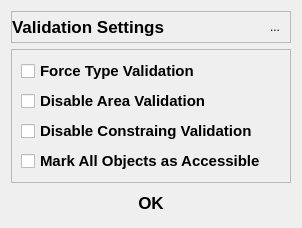
<?xml version="1.0" encoding="UTF-8"?>
<ui version="4.0">
 <class>Dialog</class>
 <widget class="QDialog" name="Dialog">
  <property name="geometry">
   <rect>
    <x>0</x>
    <y>0</y>
    <width>302</width>
    <height>227</height>
   </rect>
  </property>
  <property name="windowTitle">
   <string>Settings Selection</string>
  </property>
  <property name="windowIcon">
   <iconset>
    <normaloff>icons/interlis.png</normaloff>icons/interlis.png</iconset>
  </property>
  <property name="styleSheet">
   <string notr="true">QRadioButton::indicator:checked, QCheckBox::indicator:checked {
    image: url(icons/check-circle-green.svg);
}
QRadioButton::indicator:unchecked, QCheckBox::indicator:unchecked {
    image: url(icons/circle.svg);
}</string>
  </property>
  <layout class="QVBoxLayout" name="verticalLayout_2">
   <item>
    <widget class="QFrame" name="frame">
     <property name="frameShape">
      <enum>QFrame::StyledPanel</enum>
     </property>
     <property name="frameShadow">
      <enum>QFrame::Raised</enum>
     </property>
     <layout class="QHBoxLayout" name="horizontalLayout">
      <property name="spacing">
       <number>15</number>
      </property>
      <property name="leftMargin">
       <number>0</number>
      </property>
      <property name="topMargin">
       <number>0</number>
      </property>
      <property name="rightMargin">
       <number>0</number>
      </property>
      <property name="bottomMargin">
       <number>0</number>
      </property>
      <item>
       <widget class="QLabel" name="Title">
        <property name="font">
         <font>
          <pointsize>13</pointsize>
          <bold>true</bold>
         </font>
        </property>
        <property name="text">
         <string>Validation Settings</string>
        </property>
        <property name="alignment">
         <set>Qt::AlignLeading|Qt::AlignLeft|Qt::AlignVCenter</set>
        </property>
       </widget>
      </item>
      <item>
       <widget class="QToolButton" name="configButton">
        <property name="minimumSize">
         <size>
          <width>30</width>
          <height>30</height>
         </size>
        </property>
        <property name="styleSheet">
         <string notr="true">QToolButton[objectName^=&quot;configButton&quot;]:hover {
	background-color : rgb(230,230,230);
	border-radius: 15px;
	border-style: outset;
}


</string>
        </property>
        <property name="text">
         <string>...</string>
        </property>
        <property name="icon">
         <iconset>
          <normaloff>../icons/tool.svg</normaloff>../icons/tool.svg</iconset>
        </property>
        <property name="iconSize">
         <size>
          <width>30</width>
          <height>30</height>
         </size>
        </property>
        <property name="autoRaise">
         <bool>true</bool>
        </property>
       </widget>
      </item>
     </layout>
    </widget>
   </item>
   <item>
    <widget class="QFrame" name="selectionFrame">
     <property name="enabled">
      <bool>true</bool>
     </property>
     <property name="frameShape">
      <enum>QFrame::StyledPanel</enum>
     </property>
     <property name="frameShadow">
      <enum>QFrame::Raised</enum>
     </property>
     <layout class="QVBoxLayout" name="verticalLayout">
      <item>
       <widget class="QCheckBox" name="validationOption0">
        <property name="sizePolicy">
         <sizepolicy hsizetype="Preferred" vsizetype="Preferred">
          <horstretch>0</horstretch>
          <verstretch>0</verstretch>
         </sizepolicy>
        </property>
        <property name="font">
         <font>
          <pointsize>11</pointsize>
          <bold>true</bold>
         </font>
        </property>
        <property name="styleSheet">
         <string notr="true"/>
        </property>
        <property name="text">
         <string>Force Type Validation</string>
        </property>
        <property name="checkable">
         <bool>true</bool>
        </property>
        <property name="checked">
         <bool>false</bool>
        </property>
       </widget>
      </item>
      <item>
       <widget class="QCheckBox" name="validationOption1">
        <property name="sizePolicy">
         <sizepolicy hsizetype="Preferred" vsizetype="Preferred">
          <horstretch>0</horstretch>
          <verstretch>0</verstretch>
         </sizepolicy>
        </property>
        <property name="font">
         <font>
          <pointsize>11</pointsize>
          <bold>true</bold>
         </font>
        </property>
        <property name="text">
         <string>Disable Area Validation</string>
        </property>
       </widget>
      </item>
      <item>
       <widget class="QCheckBox" name="validationOption2">
        <property name="sizePolicy">
         <sizepolicy hsizetype="Preferred" vsizetype="Preferred">
          <horstretch>0</horstretch>
          <verstretch>0</verstretch>
         </sizepolicy>
        </property>
        <property name="font">
         <font>
          <pointsize>11</pointsize>
          <bold>true</bold>
         </font>
        </property>
        <property name="text">
         <string>Disable Constraing Validation</string>
        </property>
        <property name="iconSize">
         <size>
          <width>20</width>
          <height>20</height>
         </size>
        </property>
        <property name="checked">
         <bool>false</bool>
        </property>
       </widget>
      </item>
      <item>
       <widget class="QCheckBox" name="validationOption3">
        <property name="sizePolicy">
         <sizepolicy hsizetype="Preferred" vsizetype="Preferred">
          <horstretch>0</horstretch>
          <verstretch>0</verstretch>
         </sizepolicy>
        </property>
        <property name="font">
         <font>
          <pointsize>11</pointsize>
          <bold>true</bold>
         </font>
        </property>
        <property name="text">
         <string>Mark All Objects as Accessible</string>
        </property>
        <property name="iconSize">
         <size>
          <width>20</width>
          <height>20</height>
         </size>
        </property>
        <property name="checked">
         <bool>false</bool>
        </property>
       </widget>
      </item>
     </layout>
    </widget>
   </item>
   <item>
    <widget class="QPushButton" name="okButton">
     <property name="sizePolicy">
      <sizepolicy hsizetype="Expanding" vsizetype="Fixed">
       <horstretch>0</horstretch>
       <verstretch>0</verstretch>
      </sizepolicy>
     </property>
     <property name="minimumSize">
      <size>
       <width>170</width>
       <height>0</height>
      </size>
     </property>
     <property name="font">
      <font>
       <pointsize>13</pointsize>
       <bold>true</bold>
      </font>
     </property>
     <property name="styleSheet">
      <string notr="true">QPushButton[objectName^=&quot;okButton&quot;]:hover {
	background-color : rgb(230,230,230);
	border-radius: 20px;
	border-style: outset;
}

</string>
     </property>
     <property name="text">
      <string>OK</string>
     </property>
     <property name="flat">
      <bool>true</bool>
     </property>
    </widget>
   </item>
  </layout>
 </widget>
 <resources/>
 <connections/>
</ui>
